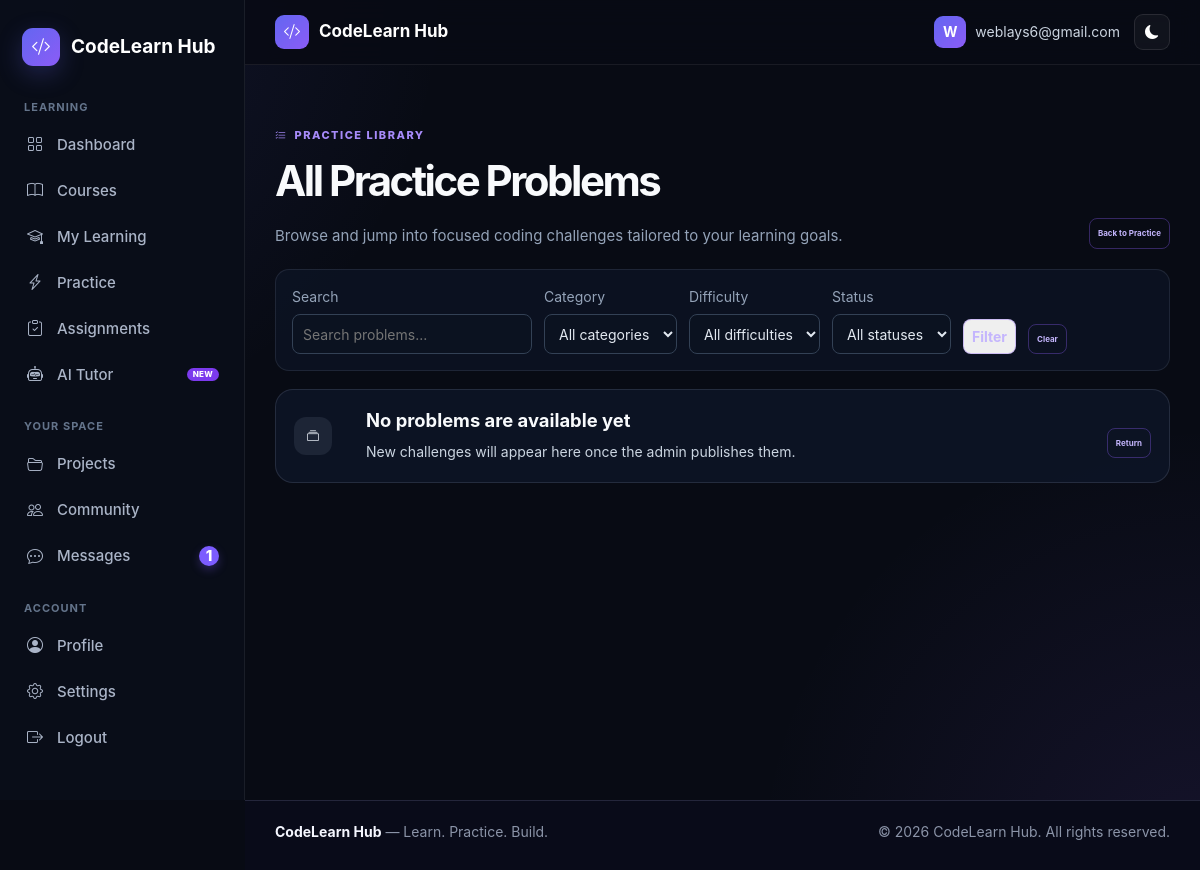
Before: /practice/problems/ (signed in) with the older database file.
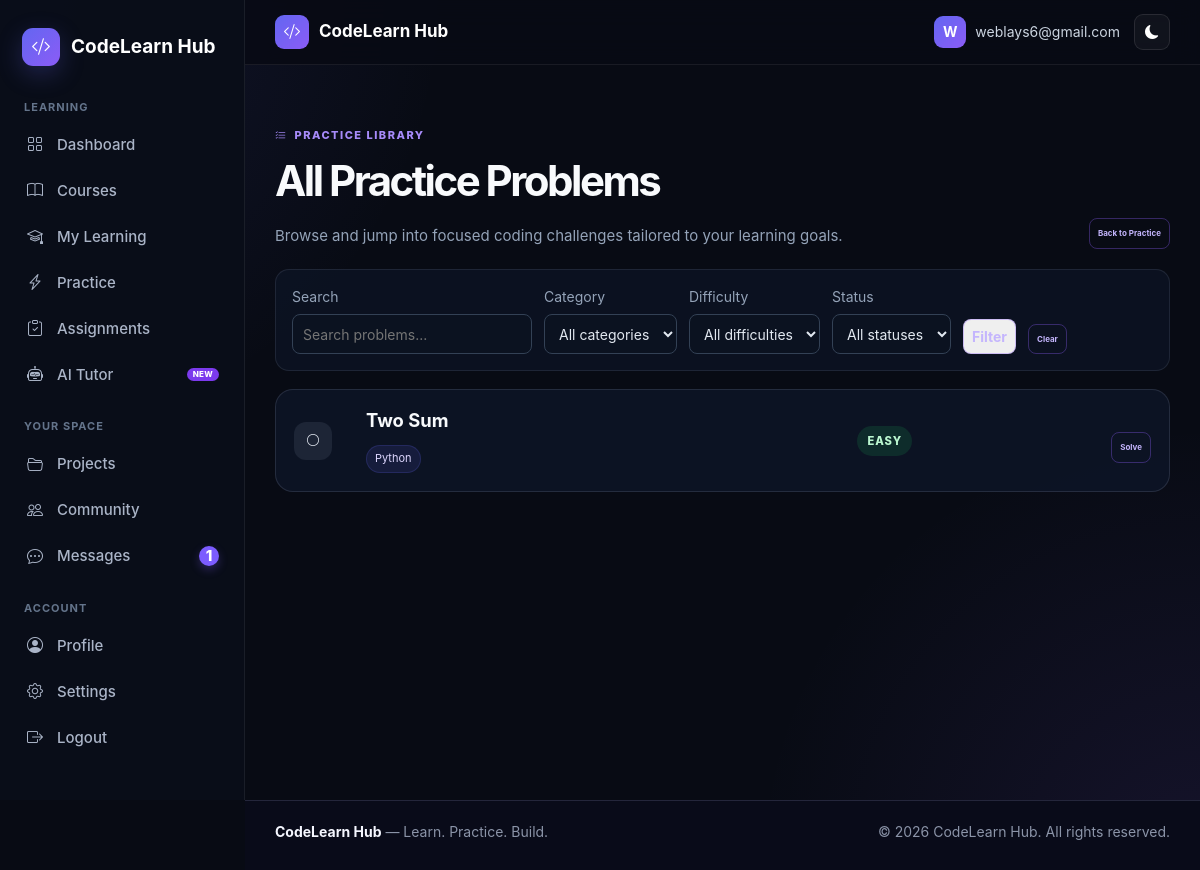
After: the same page with the newer database file.
### blog/models.py (models this page shows, shortened)
class PracticeProblem(models.Model):
    DIFFICULTY_CHOICES = [
        ('EASY', 'Easy'),
        ('MEDIUM', 'Medium'),
        ('HARD', 'Hard'),
    ]
    slug = models.SlugField(max_length=120, unique=True)
    title = models.CharField(max_length=200)
    description = models.TextField()
    difficulty = models.CharField(max_length=10, choices=DIFFICULTY_CHOICES)
    category = models.CharField(max_length=40, default='python')
    tags = models.JSONField(default=list, blank=True)
    function_name = models.CharField(max_length=100)
    starter_code = models.JSONField(default=dict)
    example = models.JSONField(default=dict, blank=True)
    constraints = models.JSONField(default=list, blank=True)
    public_tests = models.JSONField(default=list)
    hidden_tests = models.JSONField(default=list)
    active = models.BooleanField(default=True)
    created_at = models.DateTimeField(auto_now_add=True)
    updated_at = models.DateTimeField(auto_now=True)
    class Meta:
        ordering = ['id']

### blog/views.py (the view)
@login_required
def practice_all(request):
    problems = PracticeProblem.objects.filter(active=True).order_by('id')
    search = request.GET.get('search', '').strip()[:100]
    category = request.GET.get('category', '').strip()[:40]
    difficulty = request.GET.get('difficulty', '').strip().upper()
    status_filter = request.GET.get('status', '').strip().upper()
    if search:
        problems = problems.filter(Q(title__icontains=search) | Q(description__icontains=search))
    if category:
        problems = problems.filter(Q(category__iexact=category) | Q(tags__icontains=category))
    if difficulty in ('EASY', 'MEDIUM', 'HARD'):
        problems = problems.filter(difficulty=difficulty)
    stats = _practice_stats_for_user(request.user)
    problem_rows = []
    for problem in problems:
        status = stats['user_progress'].get(problem.id, 'NOT_ATTEMPTED')
        if status_filter and status_filter != status:
            continue
        problem_rows.append({
            'problem': problem,
            'status': status,
        })
    categories = PracticeProblem.objects.filter(active=True).values_list('category', flat=True).distinct()
    problem_page = Paginator(problem_rows, 20).get_page(request.GET.get('page'))
    return render(
        request,
        'blog/practice_all.html',
        {
            'username': request.user.username,
            'problems': problem_page,
            'stats': stats,
            'progress_map': stats['user_progress'],
            'search': search,
            'selected_category': category,
            'selected_difficulty': difficulty,
            'selected_status': status_filter,
            'categories': categories,
        },
    )

### blog/context_processors.py (called while the page is built)
def site_name(request):
    return {
        "SITE_NAME": settings.SITE_NAME
    }

def unread_message_count(request):
    if not request.user.is_authenticated:
        return {
            "UNREAD_MESSAGE_COUNT": 0
        }
    count = Message.objects.filter(
        Q(conversation__project_owner=request.user) |
        Q(conversation__participant=request.user),
        is_read=False
    ).exclude(
        sender=request.user
    ).count()
    return {
        "UNREAD_MESSAGE_COUNT": count
    }

### templates/blog/practice_all.html (shortened to what this page needs)
{% extends "blog/base.html" %}
{% load static %}
{% block extra_css %}
<link rel="stylesheet" href="{% static 'css/practice.css' %}">
{% endblock %}
{% block content %}
<div class="practice-subpage">
  <div class="subpage-header">
    <div>
      <div class="eyebrow"><i class="bi bi-list-check"></i> Practice Library</div>
      <h1>All Practice Problems</h1>
      <p>Browse and jump into focused coding challenges tailored to your learning goals.</p>
    </div>
    <a href="{% url 'blog:practice' %}" class="tool-btn">Back to Practice</a>
  </div>
  <form method="get" class="problem-filters">
    <label>Search<input type="search" name="search" value="{{ search }}" placeholder="Search problems..."></label>
    <label>Category<select name="category"><option value="">All categories</option></select></label>
    <label>Difficulty<select name="difficulty"><option value="">All difficulties</option></select></label>
    <label>Status<select name="status"><option value="">All statuses</option></select></label>
    <button class="tool-btn" type="submit">Filter</button>
    <a class="tool-btn" href="{% url 'blog:practice_all' %}">Clear</a>
  </form>
  <div class="problem-list">
    {% for item in problems %}
      {% with problem=item.problem status=item.status %}
      <div class="problem-card">
        <div class="problem-status {% if status == 'SOLVED' %}status-solved{% elif status == 'ATTEMPTED' %}status-attempted{% else %}status-open{% endif %}">
          {% if status == 'SOLVED' %}<i class="bi bi-check-lg"></i>
          {% elif status == 'ATTEMPTED' %}<i class="bi bi-play-fill"></i>
          {% else %}<i class="bi bi-circle"></i>{% endif %}
        </div>
        <div>
          <h3>{{ problem.title }}</h3>
          <div class="tag-row">
            {% for tag in problem.tags %}<span class="tag">{{ tag }}</span>{% empty %}<span class="tag">{{ problem.category|title }}</span>{% endfor %}
          </div>
        </div>
        <div>
          <span class="difficulty-badge difficulty-{{ problem.difficulty|lower }}">{{ problem.difficulty }}</span>
        </div>
        <a href="{% url 'blog:practice' %}?problem={{ problem.slug }}" class="tool-btn">{% if status == 'SOLVED' %}Review{% elif status == 'ATTEMPTED' %}Continue{% else %}Solve{% endif %}</a>
      </div>
      {% endwith %}
    {% empty %}
      <div class="problem-card">
        <div class="problem-status status-open"><i class="bi bi-collection"></i></div>
        <div>
          <h3>No problems are available yet</h3>
          <p>New challenges will appear here once the admin publishes them.</p>
        </div>
        <a href="{% url 'blog:practice' %}" class="tool-btn">Return</a>
      </div>
    {% endfor %}
  </div>
</div>
{% endblock %}

Changed rows visible on the page:
added PracticeProblem: problem "Two Sum", problem.category "Python", problem.difficulty "EASY"
Other visible differences:
text no longer shown: "No problems are available yet New challenges will appear here once the admin publishes them. Return"
